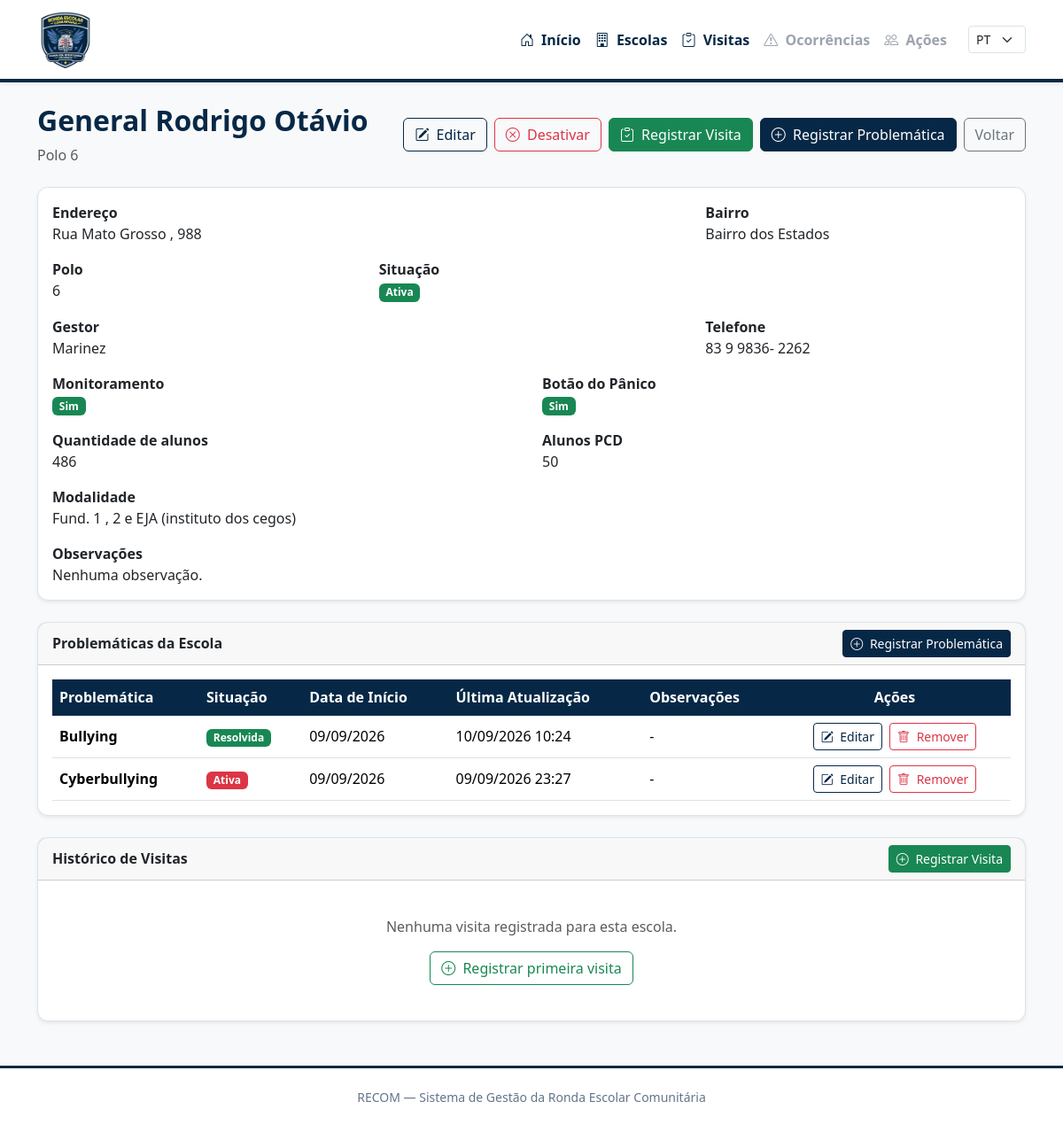
The page /escolas/1/ on the database as committed earlier.
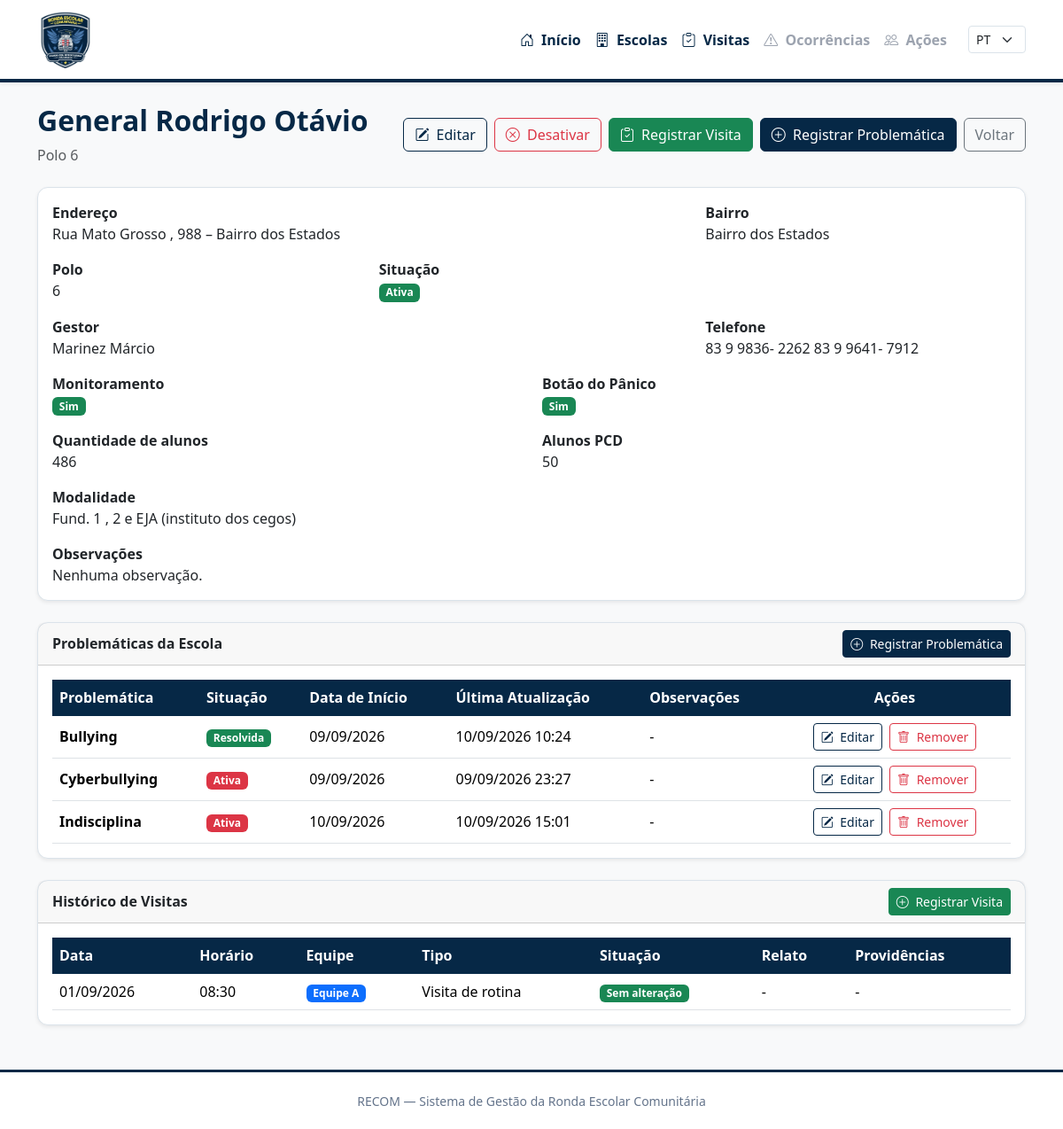
The same page on the database as committed later.
### escolas/models.py (models this page shows, shortened)
class Escola(models.Model):
    POLO_CHOICES = [
        (1, "Polo 1"),
        (2, "Polo 2"),
        (3, "Polo 3"),
        (4, "Polo 4"),
        (5, "Polo 5"),
        (6, "Polo 6"),
        (7, "Polo 7"),
        (8, "Polo 8"),
        (9, "Polo 9"),
    ]
    nome = models.CharField(
        max_length=200,
        unique=True
    )
    polo = models.PositiveSmallIntegerField(
        choices=POLO_CHOICES
    )
    endereco = models.CharField(
        max_length=300
    )
    bairro = models.CharField(
    max_length=120,
    blank=True
    )
    gestor = models.CharField(
        max_length=150,
        blank=True
    )
    telefone = models.CharField(
        max_length=100,
        blank=True
    )
    monitoramento = models.BooleanField(
        default=False
    )
    botao_panico = models.BooleanField(
        default=False
    )
    quantidade_alunos = models.PositiveIntegerField(
        default=0
    )
    quantidade_alunos_pcd = models.PositiveIntegerField(
        default=0
    )
    modalidade = models.CharField(
        max_length=200,
        blank=True
    )
    observacoes = models.TextField(
        blank=True
    )
    ativa = models.BooleanField(
        default=True
    )
    data_inativacao = models.DateTimeField(
        blank=True,
        null=True
    )
    inativada_por = models.ForeignKey(
        User,
        on_delete=models.SET_NULL,
        blank=True,
        null=True,
        related_name="escolas_inativadas"
    )
    criado_em = models.DateTimeField(
        auto_now_add=True
    )
    atualizado_em = models.DateTimeField(
        auto_now=True
    )

class EscolaProblematica(models.Model):
    SITUACAO_CHOICES = [
        ("ATIVA", "Ativa"),
        ("EM_ACOMPANHAMENTO", "Em acompanhamento"),
        ("RESOLVIDA", "Resolvida"),
    ]
    escola = models.ForeignKey(
        Escola,
        on_delete=models.CASCADE,
        related_name="problematicas"
    )
    tipo_problematica = models.ForeignKey(
        TipoProblematica,
        on_delete=models.PROTECT,
        related_name="escolas"
    )
    data_registro = models.DateField(
        auto_now_add=True
    )
    situacao = models.CharField(
        max_length=20,
        choices=SITUACAO_CHOICES,
        default="ATIVA"
    )
    observacoes = models.TextField(
        blank=True
    )
    criado_em = models.DateTimeField(
        auto_now_add=True
    )
    atualizado_em = models.DateTimeField(
        auto_now=True
    )
    class Meta:
        ordering = ["escola", "tipo_problematica"]
        verbose_name = "Problemática da escola"
        verbose_name_plural = "Problemáticas das escolas"
        constraints = [
            models.UniqueConstraint(
                fields=["escola", "tipo_problematica"],
                name="unique_escola_tipo_problematica"
            )
        ]

class TipoProblematica(models.Model):
    nome = models.CharField(
        max_length=150,
        unique=True
    )
    descricao = models.TextField(
        blank=True
    )
    ativa = models.BooleanField(
        default=True
    )
    criado_em = models.DateTimeField(
        auto_now_add=True
    )
    atualizado_em = models.DateTimeField(
        auto_now=True
    )
    class Meta:
        ordering = ["nome"]
        verbose_name = "Tipo de problemática"
        verbose_name_plural = "Tipos de problemáticas"

### visitas/models.py (models this page shows, shortened)
class RondaVisita(models.Model):
    EQUIPE_CHOICES = [
        ("A", "Equipe A"),
        ("B", "Equipe B"),
        ("C", "Equipe C"),
        ("D", "Equipe D"),
        ("E", "Equipe E"),
        ("F", "Equipe F"),
    ]
    TIPO_VISITA_CHOICES = [
        ("ROTINA", "Visita de rotina"),
        ("SAIDA", "Acompanhamento de saída"),
        ("EVENTO", "Acompanhamento de evento"),
        ("APOIO", "Apoio / atendimento"),
        ("OUTRA", "Outra"),
    ]
    SITUACAO_CHOICES = [
        ("SEM_ALTERACAO", "Sem alteração"),
        ("COM_ALTERACAO", "Com alteração"),
    ]
    escola = models.ForeignKey(
        Escola,
        on_delete=models.PROTECT,
        related_name="visitas",
        verbose_name="Escola",
    )
    equipe = models.CharField(
        max_length=1,
        choices=EQUIPE_CHOICES,
        verbose_name="Equipe responsável",
    )
    data_visita = models.DateField(
        verbose_name="Data da visita",
    )
    horario = models.TimeField(
        verbose_name="Horário",
    )
    tipo_visita = models.CharField(
        max_length=20,
        choices=TIPO_VISITA_CHOICES,
        default="ROTINA",
        verbose_name="Tipo de visita",
    )
    situacao = models.CharField(
        max_length=20,
        choices=SITUACAO_CHOICES,
        default="SEM_ALTERACAO",
        verbose_name="Situação",
    )
    relato = models.TextField(
        blank=True,
        verbose_name="Relato da visita",
    )
    orientacoes = models.TextField(
        blank=True,
        verbose_name="Orientações / providências",
    )
    criado_em = models.DateTimeField(
        auto_now_add=True,
    )
    atualizado_em = models.DateTimeField(
        auto_now=True,
    )
    class Meta:
        ordering = [
            "-data_visita",
            "-horario",
        ]
        verbose_name = "Ronda / Visita"
        verbose_name_plural = "Rondas / Visitas"

### escolas/views.py (the view)
def detalhe_escola(request, pk):
    escola = get_object_or_404(
        Escola,
        pk=pk
    )
    visitas = escola.visitas.all().order_by(
        "-data_visita",
        "-horario"
    )
    contexto = {
        "escola": escola,
        "visitas": visitas,
    }
    return render(
        request,
        "escolas/detalhe_escola.html",
        contexto
    )

### templates/escolas/detalhe_escola.html (shortened to what the changed rows need)
{% extends "base.html" %}
{% block content %}
<div class="container mt-4 mb-5">
    <div class="d-flex justify-content-between align-items-center mb-4">
        <div>
            <h2>{{ escola.nome }}</h2>
            <p class="text-muted mb-0">
                Polo {{ escola.polo }}
            </p>
        </div>
    </div>
    <div class="card shadow-sm">
        <div class="card-body">
            <div class="row">
                <div class="col-md-8 mb-3">
                    <strong>Endereço</strong>
                    <div>
                        {{ escola.endereco }}
                    </div>
                </div>
                <div class="col-md-4 mb-3">
                    <strong>Bairro</strong>
                    <div>
                        {{ escola.bairro|default:"Não informado" }}
                    </div>
                </div>
                <div class="col-md-4 mb-3">
                    <strong>Polo</strong>
                    <div>
                        {{ escola.polo }}
                    </div>
                </div>
                <div class="col-md-8 mb-3">
                    <strong>Gestor</strong>
                    <div>
                        {{ escola.gestor|default:"Não informado" }}
                    </div>
                </div>
                <div class="col-md-4 mb-3">
                    <strong>Telefone</strong>
                    <div>
                        {{ escola.telefone|default:"Não informado" }}
                    </div>
                </div>
                <div class="col-md-6 mb-3">
                    <strong>Quantidade de alunos</strong>
                    <div>
                        {{ escola.quantidade_alunos }}
                    </div>
                </div>
                <div class="col-md-6 mb-3">
                    <strong>Alunos PCD</strong>
                    <div>
                        {{ escola.quantidade_alunos_pcd }}
                    </div>
                </div>
                <div class="col-md-12 mb-3">
                    <strong>Modalidade</strong>
                    <div>
                        {{ escola.modalidade|default:"Não informada" }}
                    </div>
                </div>
                <div class="col-md-12">
                    <strong>Observações</strong>
                    <div>
                        {{ escola.observacoes|default:"Nenhuma observação." }}
                    </div>
                </div>
            </div>
        </div>
    </div>
    <div class="card shadow-sm mt-4">
        <div class="card-body">
            {% if escola.problematicas.all %}
                <div class="table-responsive">
                    <table class="table table-hover align-middle mb-0">
                        <thead>
                            <tr>
                                <th>Problemática</th>
                                <th>Situação</th>
                                <th>Data de Início</th>
                                <th>Última Atualização</th>
                                <th>Observações</th>
                                <th class="text-center">
                                    Ações
                                </th>
                            </tr>
                        </thead>
                        <tbody>
                            {% for problematica in escola.problematicas.all %}
                                <tr>
                                    <td>
                                        <strong>
                                            {{ problematica.tipo_problematica.nome }}
                                        </strong>
                                    </td>
                                    <td>
                                        {% if problematica.situacao == "ATIVA" %}
                                            <span class="badge bg-danger">
                                                Ativa
                                            </span>
                                        {% elif problematica.situacao == "EM_ACOMPANHAMENTO" %}
                                            <span class="badge bg-warning text-dark">
                                                Em acompanhamento
                                            </span>
                                        {% elif problematica.situacao == "RESOLVIDA" %}
                                            <span class="badge bg-success">
                                                Resolvida
                                            </span>
                                        {% else %}
                                            {{ problematica.get_situacao_display }}
                                        {% endif %}
                                    </td>
                                    <td class="text-nowrap">
                                        {{ problematica.data_registro|date:"d/m/Y" }}
                                    </td>
                                    <td class="text-nowrap">
                                        {{ problematica.atualizado_em|date:"d/m/Y H:i" }}
                                    </td>
                                    <td>
                                        {{ problematica.observacoes|default:"-" }}
                                    </td>
                                    <td class="text-center">
                                        <div class="d-flex justify-content-center gap-2">
                                            <a
                                                href="{% url 'escolas:editar_problematica' escola.pk problematica.pk %}"
                                                class="btn btn-sm btn-outline-primary"
                                            >
                                                <i class="bi bi-pencil-square me-1"></i>
                                                Editar
                                            </a>
                                            <form
                                                method="post"
                                                action="{% url 'escolas:excluir_problematica' escola.pk problematica.pk %}"
                                                class="d-inline"
                                            >
                                                <button
                                                    type="submit"
                                                    class="btn btn-sm btn-outline-danger"
                                                    onclick="return confirm('Deseja realmente remover esta problemática da escola?');"
                                                >
                                                    <i class="bi bi-trash me-1"></i>
                                                    Remover
                                                </button>
                                            </form>
                                        </div>
                                    </td>
                                </tr>
                            {% endfor %}
                        </tbody>
                    </table>
                </div>
            {% endif %}
        </div>
    </div>
    <div class="card shadow-sm mt-4">
        <div class="card-body">
            {% if visitas %}
                <div class="table-responsive">
                    <table class="table table-hover align-middle mb-0">
                        <thead>
                            <tr>
                                <th>Data</th>
                                <th>Horário</th>
                                <th>Equipe</th>
                                <th>Tipo</th>
                                <th>Situação</th>
                                <th>Relato</th>
                                <th>Providências</th>
                            </tr>
                        </thead>
                        <tbody>
                            {% for visita in visitas %}
                                <tr>
                                    <td class="text-nowrap">
                                        {{ visita.data_visita|date:"d/m/Y" }}
                                    </td>
                                    <td class="text-nowrap">
                                        {{ visita.horario|time:"H:i" }}
                                    </td>
                                    <td class="text-nowrap">
                                        <span class="badge bg-primary">
                                            {{ visita.get_equipe_display }}
                                        </span>
                                    </td>
                                    <td>
                                        {{ visita.get_tipo_visita_display }}
                                    </td>
                                    <td>
                                        {% if visita.situacao == "SEM_ALTERACAO" %}
                                            <span class="badge bg-success">
                                                Sem alteração
                                            </span>
                                        {% elif visita.situacao == "COM_ALTERACAO" %}
                                            <span class="badge bg-warning text-dark">
                                                Com alteração
                                            </span>
                                        {% else %}
                                            {{ visita.get_situacao_display }}
                                        {% endif %}
                                    </td>
                                    <td>
                                        {{ visita.relato|default:"-" }}
                                    </td>
                                    <td>
                                        {{ visita.orientacoes|default:"-" }}
                                    </td>
                                </tr>
                            {% endfor %}
                        </tbody>
                    </table>
                </div>
            {% else %}
                <div class="text-center py-4">
                    <p class="text-muted mb-3">
                        Nenhuma visita registrada para esta escola.
                    </p>
                    {% if escola.ativa %}
                        <a
                            href="{% url 'visitas:cadastrar_visita' %}?escola={{ escola.pk }}"
                            class="btn btn-outline-success"
                        >
                            <i class="bi bi-plus-circle me-1"></i>
                            Registrar primeira visita
                        </a>
                    {% endif %}
                </div>
            {% endif %}
        </div>
    </div>
</div>
{% endblock %}

Rows that differ between the two databases and show on the page:
changed Escola "General Rodrigo Otávio": endereco "Rua Mato Grosso , 988" → "Rua Mato Grosso , 988 – Bairro dos Estados"; gestor "Marinez" → "Marinez Márcio"; telefone "83 9 9836- 2262" → "83 9 9836- 2262 83 9 9641- 7912"
added EscolaProblematica: tipo_problematica.nome "Indisciplina", situacao "Ativa", data_registro "10/09/2026", atualizado_em "10/09/2026 15:01", observacoes "-"
added RondaVisita: data_visita "01/09/2026", horario "08:30", equipe "Equipe A", tipo_visita "Visita de rotina", situacao "Sem alteração", relato "-", orientacoes "-"
Other text that changed with them:
text no longer shown: "Nenhuma visita registrada para esta escola. Registrar primeira visita"
text now shown: "Data Horário Equipe Tipo Situação Relato Providências"
